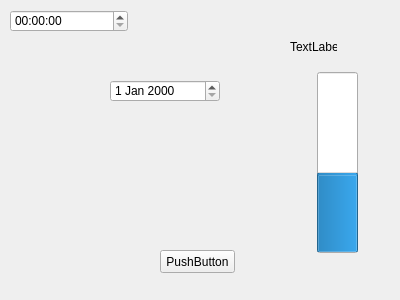
<?xml version="1.0" encoding="UTF-8"?>
<ui version="4.0">
 <class>Form</class>
 <widget class="QWidget" name="Form">
  <property name="geometry">
   <rect>
    <x>0</x>
    <y>0</y>
    <width>400</width>
    <height>300</height>
   </rect>
  </property>
  <property name="windowTitle">
   <string>Form</string>
  </property>
  <widget class="QPushButton" name="pushButton">
   <property name="geometry">
    <rect>
     <x>160</x>
     <y>250</y>
     <width>75</width>
     <height>23</height>
    </rect>
   </property>
   <property name="text">
    <string>PushButton</string>
   </property>
  </widget>
  <widget class="QTimeEdit" name="timeEdit">
   <property name="enabled">
    <bool>true</bool>
   </property>
   <property name="geometry">
    <rect>
     <x>10</x>
     <y>10</y>
     <width>118</width>
     <height>22</height>
    </rect>
   </property>
  </widget>
  <widget class="QDateEdit" name="dateEdit">
   <property name="geometry">
    <rect>
     <x>110</x>
     <y>80</y>
     <width>110</width>
     <height>22</height>
    </rect>
   </property>
  </widget>
  <widget class="QProgressBar" name="progressBar">
   <property name="geometry">
    <rect>
     <x>317</x>
     <y>72</y>
     <width>41</width>
     <height>181</height>
    </rect>
   </property>
   <property name="value">
    <number>42</number>
   </property>
   <property name="orientation">
    <enum>Qt::Vertical</enum>
   </property>
  </widget>
  <widget class="QLabel" name="label">
   <property name="geometry">
    <rect>
     <x>290</x>
     <y>40</y>
     <width>47</width>
     <height>13</height>
    </rect>
   </property>
   <property name="text">
    <string>TextLabel</string>
   </property>
  </widget>
 </widget>
 <resources/>
 <connections/>
</ui>
